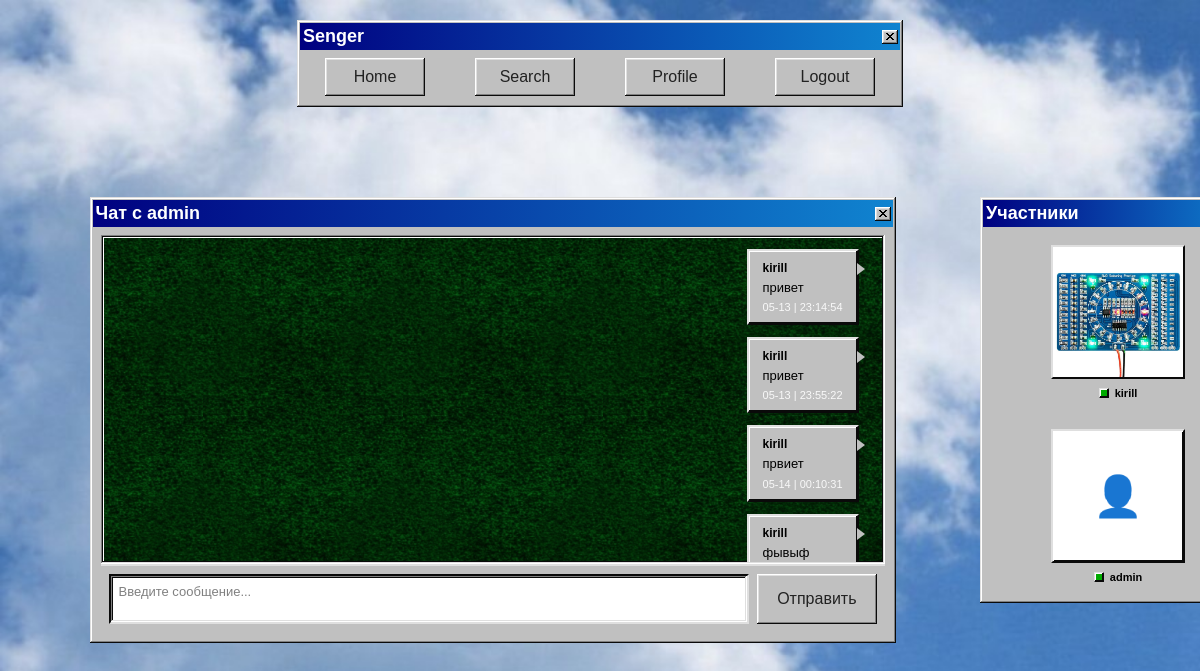
Screenshot of /chat/admin (signed in) with the database file from the repository.
### data/users.py (models this page shows, shortened)
class User(SqlAlchemyBase, UserMixin):
    __tablename__ = 'users'
    id = sqlalchemy.Column(sqlalchemy.Integer,
                           primary_key=True, autoincrement=True)
    name = sqlalchemy.Column(sqlalchemy.String, nullable=False)
    about = sqlalchemy.Column(sqlalchemy.String, nullable=True)
    username = sqlalchemy.Column(sqlalchemy.String,
                                 index=True, unique=True, nullable=False)
    hashed_password = sqlalchemy.Column(sqlalchemy.String, nullable=False)
    created_date = sqlalchemy.Column(sqlalchemy.DateTime,
                                     default=datetime.datetime.now().replace(microsecond=0))
    style = sqlalchemy.Column(sqlalchemy.String, default='new') #выбор стиля
    avatar = sqlalchemy.Column(sqlalchemy.String, nullable=True, default=None)  #аватарка

### data/communication_models.py (models this page shows)
class Message(SqlAlchemyBase):
    __tablename__ = 'messages'
    id = sqlalchemy.Column(sqlalchemy.Integer, primary_key=True, autoincrement=True)
    user_id = sqlalchemy.Column(sqlalchemy.Integer, sqlalchemy.ForeignKey("users.id"))
    text = sqlalchemy.Column(sqlalchemy.String, nullable=False)
    created_date = sqlalchemy.Column(sqlalchemy.DateTime,
                                     default=lambda:datetime.datetime.now().replace(microsecond=0))
    chat_id = sqlalchemy.Column(sqlalchemy.Integer, sqlalchemy.ForeignKey("chats.id"))
    edited = sqlalchemy.Column(sqlalchemy.Boolean, default=False) # изменяемость
    chat = orm.relationship('Chat', back_populates='messages')
    user = orm.relationship('User')

### WEB.py (the view)
@website.route('/chat/<username>')
@login_required
def chat(username):
    db_sess = db_session.create_session()
    try:
        user = db_sess.query(User).filter(User.username == username).first()
        if not user:
            return "Пользователь не найден", 404
        chat = db_sess.query(Chat).filter(
            ((Chat.user1_id == current_user.id) & (Chat.user2_id == user.id)) |
            ((Chat.user1_id == user.id) & (Chat.user2_id == current_user.id))).first()
        if not chat:
            return redirect(f'/create_chat/{username}')
        messages = db_sess.query(Message).options(
            joinedload(Message.user)).filter(Message.chat_id == chat.id).order_by(Message.created_date).all()
        messages_data = []
        for msg in messages:
            messages_data.append({
                'id': msg.id,
                'text': msg.text,
                'username': msg.user.username,
                'created_date': msg.created_date.strftime('%m-%d | %H:%M:%S'),
                'user_id': msg.user_id,
                'edited': msg.edited,
            })
        return render_styled('chat.html', user=user, messages=messages_data, chat_id=chat.id)
    finally:
        db_sess.close()

### WEB.py (called while the page is built)
def render_styled(template_name, **kwargs):
    if current_user.is_authenticated:
        style = current_user.style or 'new'
    else:
        style = 'old'
    try:
        return render_template(f'{style}/{template_name}', **kwargs)
    except TemplateNotFound:
        return render_template(f'new/{template_name}', **kwargs)

@login_manager.user_loader
def load_user(user_id):
    session = db_session.create_session()
    return session.get(User, user_id)

@website.context_processor
def inject_style():
    if current_user.is_authenticated:
        style = current_user.style or 'new'
    else:
        style = 'old'
    return {'current_style': style}

### data/db_session.py (called while the page is built)
def create_session() -> Session:
    global __factory
    return __factory()

### templates/old/chat.html (shortened to what this page needs)
{% extends "old/base.html" %}
{% block content %}
<link rel="stylesheet" href="{{ url_for('static', filename='old/chat.css') }}">
<link rel="stylesheet" href="{{ url_for('static', filename='old/98.css') }}">
<div class="chat-container">
    <div class="chat-main">
        <div class="window">
            <div class="title-bar">
                <div class="title-bar-text">Чат с {{ user.username }}</div>
                <div class="title-bar-controls">
                    <button aria-label="Close"></button>
                </div>
            </div>
            <div class="window-body">
                <div class="sunken-panel messages-list" id="messages-container">
                    {% for mess in messages %}
                    <div class="message-item {% if mess.user_id == user.id %}message-incoming{% else %}message-outgoing{% endif %}"
                         data-message-id="{{ mess.id }}">
                        <div class="message-bubble">
                            <div class="message-username">{{ mess.username }}</div>
                            <div class="message-text">{{ mess.text }}</div>
                            <div class="message-time">{{ mess.created_date }}</div>
                        </div>
                    </div>
                    {% endfor %}
                </div>
                <div class="input-area">
                    <textarea class="message-input" id="message-input" placeholder="Введите сообщение..."></textarea>
                    <button class="btn send-btn" id="send-button">Отправить</button>
                </div>
            </div>
        </div>
    </div>
    <div class="chat-sidebar">
        <div class="window">
            <div class="title-bar">
                <div class="title-bar-text">Участники</div>
            </div>
            <div class="window-body">
                <div class="participants-list">
                    <a href="{{ url_for('profile', username=current_user.username) }}" class="participant-item"
                       data-username="{{ current_user.username }}">
                        <div class="participant-avatar">
                            {% if current_user.avatar %}
                            <img src="{{ url_for('static', filename=current_user.avatar) }}"
                                 alt="{{ current_user.username }}">
                            {% else %}
                            👤
                            {% endif %}
                        </div>
                        <div class="participant-info">
                            <div class="participant-name">
                                <span class="online-indicator"></span>
                                {{ current_user.username }}
                            </div>
                        </div>
                    </a>
                    <a href="{{ url_for('profile', username=user.username) }}" class="participant-item"
                       data-username="{{ user.username }}">
                        <div class="participant-avatar">
                            {% if user.avatar %}
                            <img src="{{ url_for('static', filename=user.avatar) }}" alt="{{ user.username }}">
                            {% else %}
                            👤
                            {% endif %}
                        </div>
                        <div class="participant-info">
                            <div class="participant-name">
                                <span class="online-indicator"></span>
                                {{ user.username }}
                            </div>
                        </div>
                    </a>
                </div>
            </div>
        </div>
    </div>
</div>
{% endblock %}

### templates/old/base.html (shortened to what this page needs)
<!DOCTYPE html>
<html lang="en">
<head>
    <link rel="stylesheet" href="{{url_for('static', filename='old/98.css')}}">
    <link rel="stylesheet" href="{{ url_for('static', filename=current_style + '/style.css') }}">
</head>
<body>
<div class="window" style="width: 600px;">
    <div class="title-bar">
        <div class="title-bar-text">Senger</div>
        <div class="title-bar-controls">
            <button aria-label="Close"></button>
        </div>
    </div>
    <div style="margin: 8px 0 8px 0; display: flex; justify-content: center; gap: 50px; flex-wrap: wrap;">
        {% if current_user.is_authenticated %}
        <button onclick="location.href='/home'" class="btn">Home</button>
        <button onclick="location.href='/search'" class="btn">Search</button>
        <button onclick="location.href='/{{ current_user.username }}'" class="btn">Profile</button>
        <button onclick="location.href='/logout'" class="btn">Logout</button>
        {% else %}
        <button onclick="location.href='/login'" class="btn">Login</button>
        <button onclick="location.href='/register'" class="btn">Register</button>
        {% endif %}
    </div>
</div>
<div class="content">
    {% block content %}
    {% endblock %}
</div>
</body>
</html>

### static/old/98.css (style rules this page uses)
body { color: #222; font-family: Arial; font-size: 12px }
.title-bar, .window, button, input, label, legend, li[role=tab], option, select, table, textarea, ul.tree-view { -webkit-font-smoothing: none; font-family: "Pixelated MS Sans Serif", Arial; font-size: 11px }
button, input[type=reset], input[type=submit] { background: silver; border: none; border-radius: 0; box-shadow: inset -1px -1px #0a0a0a, inset 1px 1px #fff, inset -2px -2px grey, inset 2px 2px #dfdfdf; box-sizing: border-box; color: transparent; min-height: 23px; min-width: 75px; padding: 0 12px; text-shadow: 0 0 #222 }
.window { background: silver; box-shadow: inset -1px -1px #0a0a0a, inset 1px 1px #dfdfdf, inset -2px -2px grey, inset 2px 2px #fff; padding: 3px }
.title-bar { align-items: center; background: linear-gradient(90deg, navy, #1084d0); display: flex; justify-content: space-between; padding: 3px 2px 3px 3px }
.title-bar-text { color: #fff; font-weight: 700; letter-spacing: 0; margin-right: 24px }
.title-bar-controls { display: flex }
.title-bar-controls button { display: block; min-height: 14px; min-width: 16px; padding: 0 }
.title-bar-controls button[aria-label=Close], .title-bar-controls button[aria-label].close { background-position: top 3px left 4px; background-repeat: no-repeat; margin-left: 2px }
.window-body { margin: 8px }
select, textarea { border: none }
textarea { -webkit-appearance: none; -moz-appearance: none; appearance: none; background-color: #fff; border-radius: 0; box-shadow: inset -1px -1px #fff, inset 1px 1px grey, inset -2px -2px #dfdfdf, inset 2px 2px #0a0a0a; box-sizing: border-box; padding: 3px 4px }
a { color: #00f }
.sunken-panel { border: 2px groove transparent; box-sizing: border-box; overflow: auto }
.sunken-panel, table { background-color: #fff }

### static/old/style.css (style rules this page uses)
body { margin: 0; padding: 0; background-image: url("place_holder_2.jpg"); background-size: cover; background-repeat: no-repeat; overflow: hidden; }
.window { width: 600px; margin: 20px auto; }
.title-bar-text { font-size: 18px !important; }
.btn { font-size: 16px !important; padding: 8px 20px !important; min-height: 38px !important; min-width: 100px; }
.message-outgoing { justify-content: flex-end; }
.message-outgoing .message-bubble { background: #00aa00; color: #ffffff; border-color: #dfdfdf #0a0a0a #0a0a0a #dfdfdf; box-shadow: inset -1px -1px #0a0a0a, inset 1px 1px #ffffff; }
.message-outgoing .message-time { color: #ffffff; }
.message-input::placeholder { color: #808080; }
.window { display: flex; flex-direction: column; height: auto; }

### rows the page displays
User: username "admin"
Message: username "kirill", text "привет", created_date "05-13 | 23:14:54"
User: username "kirill" "kirill" "kirill", avatar (picture), username "kirill"
Message: text "привет"
Message: text "првиет"
Message: text "фывыф"

### other values shown
{{ mess.created_date }} "05-13 | 23:55:22" "05-14 | 00:10:31"
